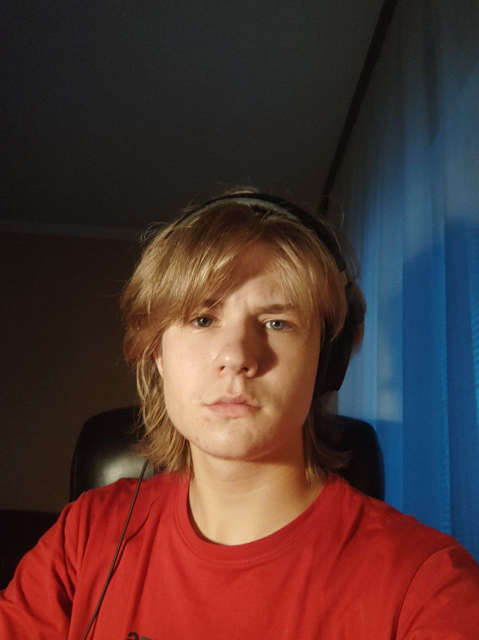
#> input picture images/img2.jpg, 958 x 1280 px (shown at 1/2 size)
$ python HW_lesson3.py
#> lines starting #> are read from the running program, lines starting #| are printed output that depends on the picture
import cv2

image = cv2.imread('images/img2.jpg')
#> image is the input picture: shape (1280, 958, 3); mean B, G, R 49.5, 52.5, 81.8


image = cv2.resize(image, (image.shape[1] // 2, image.shape[0] // 2))
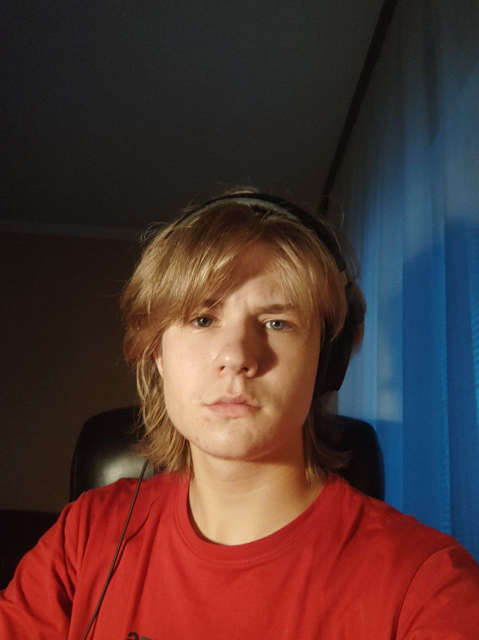
#> image: shape (640, 479, 3); mean B, G, R 49.6, 52.6, 82

print(image.shape)
#| (640, 479, 3)

cv2.rectangle(image, (150, 200), (330, 460), (245, 135, 66), 2)
cv2.putText(image, "Kryvobok Ivan", (150, 480), cv2.FONT_HERSHEY_SIMPLEX, 0.5, (255, 255, 255), 2)
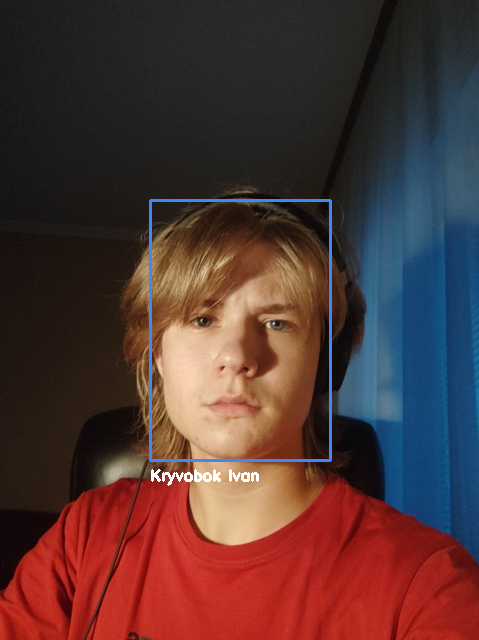
#> image: shape (640, 479, 3); mean B, G, R 51.8, 53.6, 82

cv2.imshow("Ivan", image)


cv2.waitKey(0)
cv2.destroyAllWindows()

$ run again, with images/pavlo.jpg copied over images/img2.jpg
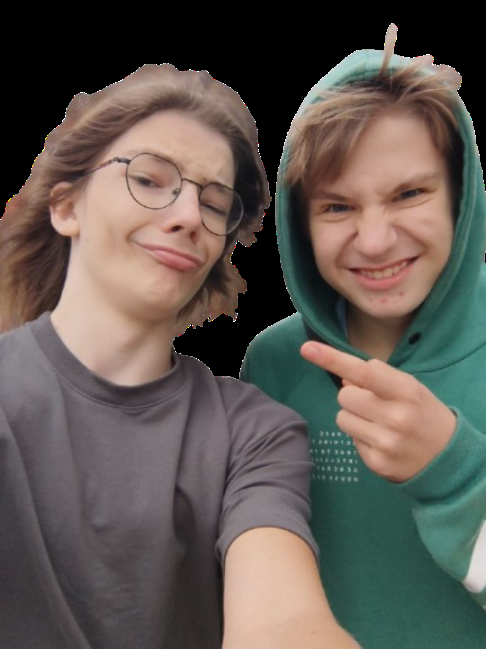
#> input picture images/pavlo.jpg, 486 x 649 px
#> image is the input picture: shape (649, 486, 3); mean B, G, R 81.7, 88, 95.5
#| (324, 243, 3)
#> `cv2.rectangle(image, (150, 200), (330, 460), (245, 135, 66), 2)`:
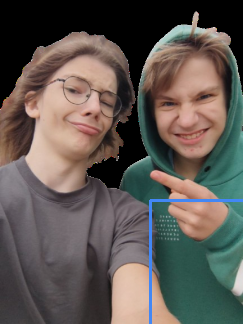
#> image: shape (324, 243, 3); mean B, G, R 82.7, 87.9, 94.8
